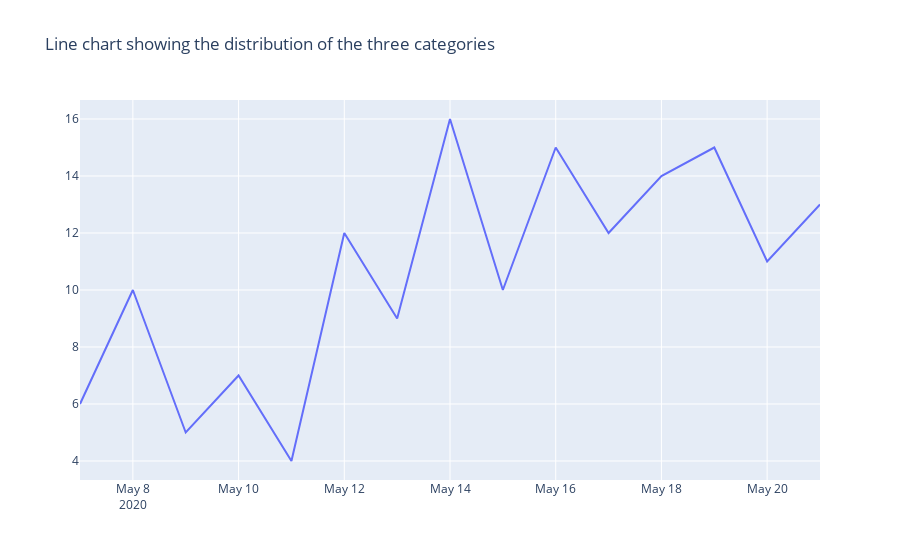

Notebook source saved alongside this figure:
### Markdown cell above
### 3.2 Line Plot

### Code cell
plot_line = df.groupby('date').count().reset_index().rename(columns={'category': 'category_count'})
trace = go.Scatter(x=plot_line['date'], y=plot_line['category_count'], mode='lines')
fig = go.Figure(data=[trace])
fig.update_layout(title_text='Line chart showing the distribution of the three categories')
iplot(fig)

### Figure 1 — Plotly figure (JSON) as saved in the notebook; plotly's stock layout.template omitted (floating-point values rounded to 4 significant figures)
{"data": [{"mode": "lines", "type": "scatter", "x": ["2020-05-07", "2020-05-08", "2020-05-09", "2020-05-10", "2020-05-11", "2020-05-12", "2020-05-13", "2020-05-14", "2020-05-15", "2020-05-16", "2020-05-17", "2020-05-18", "2020-05-19", "2020-05-20", "2020-05-21"], "y": [6, 10, 5, 7, 4, 12, 9, 16, 10, 15, 12, 14, 15, 11, 13]}], "layout": {"title": {"text": "Line chart showing the distribution of the three categories"}}}
